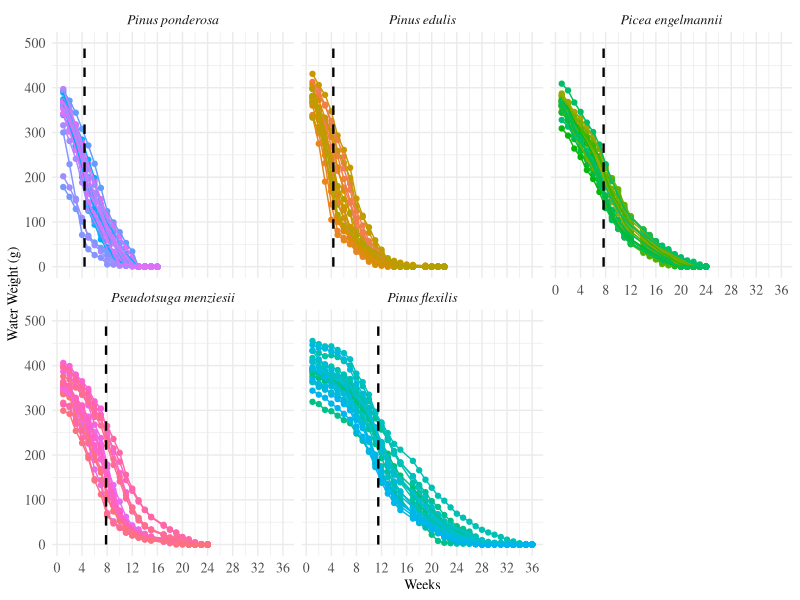

The R source for this figure:
#Data viz - Figure 3 weights
#Alexandra Lalor
#allielalor@arizona.edu
#allielalor@gmail.com
#First created: 2022-12-10
#Last updated: 2022-12-10

#load packages
library(tidyverse)
library(RColorBrewer)

#read csvs
Phase1_Data_All <- read_csv("data_analysis/Phase1_Data_All.csv")
#Phase1_Data_Weight  <- read_csv("data_analysis/Phase1_Data_Weight.csv")
#Phase1_Data_Weight_Avg  <- read_csv("data_analysis/Phase1_Data_Weight_Avg.csv")

#add legend
Phase1_Data_All_w <- Phase1_Data_All %>%
  mutate(Legend = ScientificName)
Phase1_Data_All_w$Legend <- as.factor(Phase1_Data_All_w$Legend)
Phase1_Data_All_w <-
  transform(Phase1_Data_All_w, Legend = factor(Legend, levels = c("Pinus ponderosa", "Pinus edulis", "Picea engelmannii", "Pseudotsuga menziesii", "Pinus flexilis")))
levels(Phase1_Data_All_w$Legend)

#filter data
Phase1_Data_All_w <- Phase1_Data_All_w %>% 
  filter(Treatment_temp == "Ambient", Treatment_water == "Drought",
         !is.na(WaterWeight_Calc))

#make label for inflection point segment
Phase1_Data_All_w %>% 
  group_by(Legend) %>% 
  summarize(Stress_Week_Avg = mean(Stress_Week_Avg_Weight))

label <- data.frame(x = c(4.39, 4.32, 7.67, 7.82, 11.48),
                    Legend = factor(c("Pinus ponderosa","Pinus edulis", "Picea engelmannii", "Pseudotsuga menziesii", "Pinus flexilis"), 
                                    levels = c("Pinus ponderosa", "Pinus edulis", "Picea engelmannii", "Pseudotsuga menziesii", "Pinus flexilis")))

#define custom color scale
myColorsPaired <- c("#6A3D9A", "#CAB2D6", "#FF7F00", "#FDBF6F",  "#33A02C", "#B2DF8A", "#E31A1C", "#FB9A99", "#1F78B4", "#A6CEE3")
myColorsDark <- c("#6A3D9A", "#FF7F00", "#33A02C", "#E31A1C", "#1F78B4")
myColorsLight <- c("#CAB2D6", "#FDBF6F", "#B2DF8A", "#FB9A99", "#A6CEE3")
names(myColorsPaired) <- levels(Phase1_Data_All_w$Legend)
names(myColorsDark) <- levels(Phase1_Data_All_w$Legend)
names(myColorsLight) <- levels(Phase1_Data_All_w$Legend)

custom_colors <- scale_colour_manual(values = myColorsLight)
custom_colors_fill <- scale_fill_manual(values = myColorsDark)

#Graph
Phase1_Data_All_w %>% 
  ggplot(aes(x = Week,
             y = WaterWeight_Calc,
             color = SpeciesID)) +
  geom_point() +
  geom_line() +
  geom_segment(data = label,
               aes(x = x, xend = x,
                   y = 0, yend = 500),
               color = "black",
               linetype = "dashed",
               size = 0.8) +
  ylim(0, 500) +
  scale_x_continuous(breaks = seq(0 , 36, by = 4)) +
  facet_wrap(~Legend) +
  xlab("Weeks") +
  ylab("Water Weight (g)") +
  #labs(caption = "\nFIGURE 3 | Water Weight of Juveniles under Droughted and Ambient Treatments.\nCurves were calculated using individual weight data (n = 20 per species). Black dotted lines show the\naverage inflection point among all curves to show where concavity changes from concave up to concave down,\nreflecting the time when water availability transitioned from a non-limiting to a limiting resource.") +
  #custom_colors +
  theme_minimal() +
  theme(legend.position="none",
        text = element_text(family = "serif", size = 10),
        axis.text = element_text(size = 10),
        legend.text = element_text(size = 10),
        strip.text.x = element_text(size = 10, face = "italic"),
        plot.caption = element_text(hjust = 0,
                                    family = "serif",
                                    #face = "bold",
                                    size = 10))


